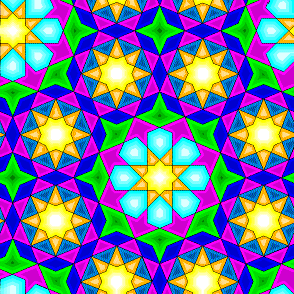
%> input picture DIP/Assignment #3/octone.gif, 294 x 294 px
$ octave q1.m   (GNU Octave 9; MATLAB toolbox functions it lacks are replaced by stand-ins)
%> lines starting %> are read from the running program, lines starting %| are printed output that depends on the picture; in (x1, y1, x2, y2) boxes, pixels count from 0 and x2, y2 are one past the last pixel; in counts of white or black regions, pixels touching at a corner belong together; the program's own positions count from 1
%% By Spatial Transforms

im = imread('octone.gif');
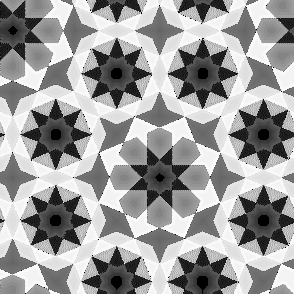
%> im: size 294x294 uint8; min 0, max 255, mean 157.1
im=im2bw(im,0.4);
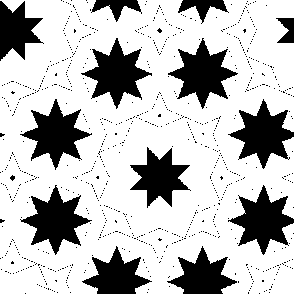
%> im: size 294x294 logical; 74.6% white; 922 black regions (909 under 20 px), largest, box (x1, y1, x2, y2) and area: (168, 38, 238, 109) 2160, (81, 38, 152, 109) 2156, (20, 185, 92, 255) 2156
se = strel('disk',3);
im=imdilate(im,se);
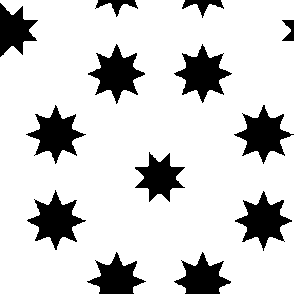
%> im: size 294x294 logical; 82.9% white; 13 black regions, largest, box (x1, y1, x2, y2) and area: (174, 44, 232, 103) 1540, (27, 190, 86, 250) 1536, (234, 105, 294, 164) 1535
imshow(im);

%% By Fourier Domain Transforms

im = imread('octone.gif');

$ run again, with DIP/Assignment #3/ameya.jpg saved as DIP/Assignment #3/octone.gif
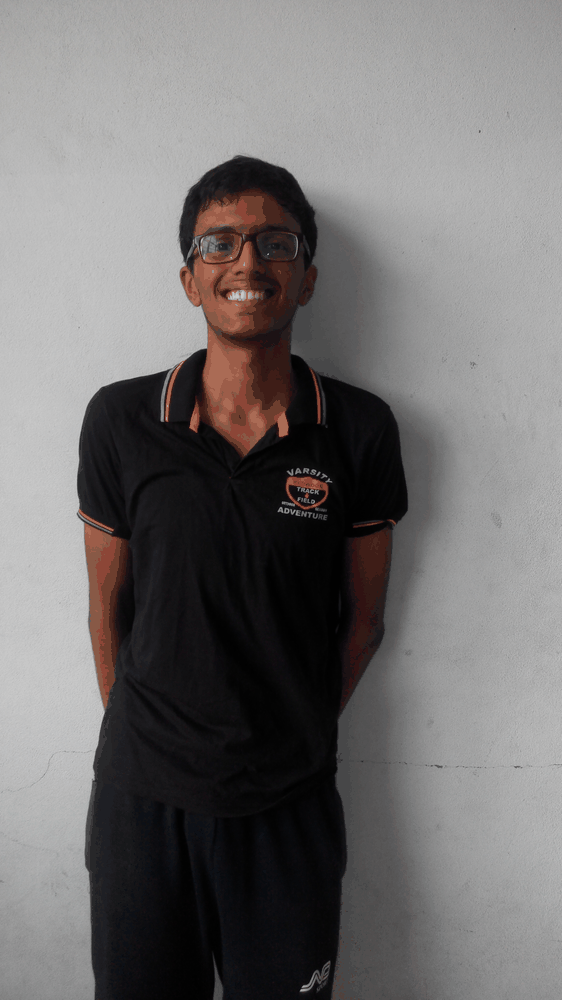
%> input picture DIP/Assignment #3/ameya.jpg, 562 x 1000 px, shrunk from 2304 x 4096 before the run
%> `im=im2bw(im,0.4);`:
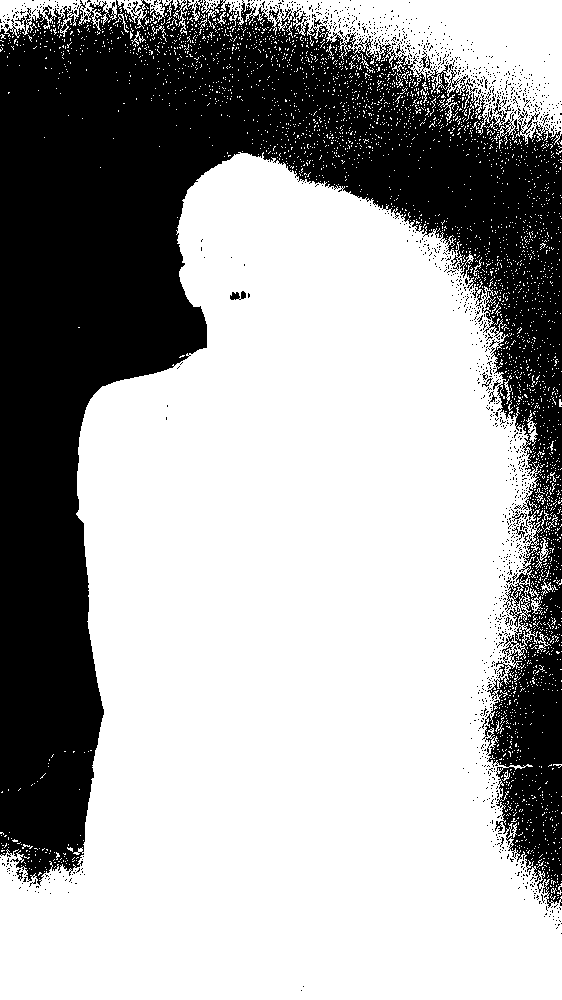
%> im: size 1000x562 logical; 65.2% white; 1351 black regions (1337 under 20 px), largest, box (x1, y1, x2, y2) and area: (0, 0, 562, 908) 191754, (230, 291, 246, 300) 94, (512, 510, 527, 522) 49
%> `im=imdilate(im,se);`:
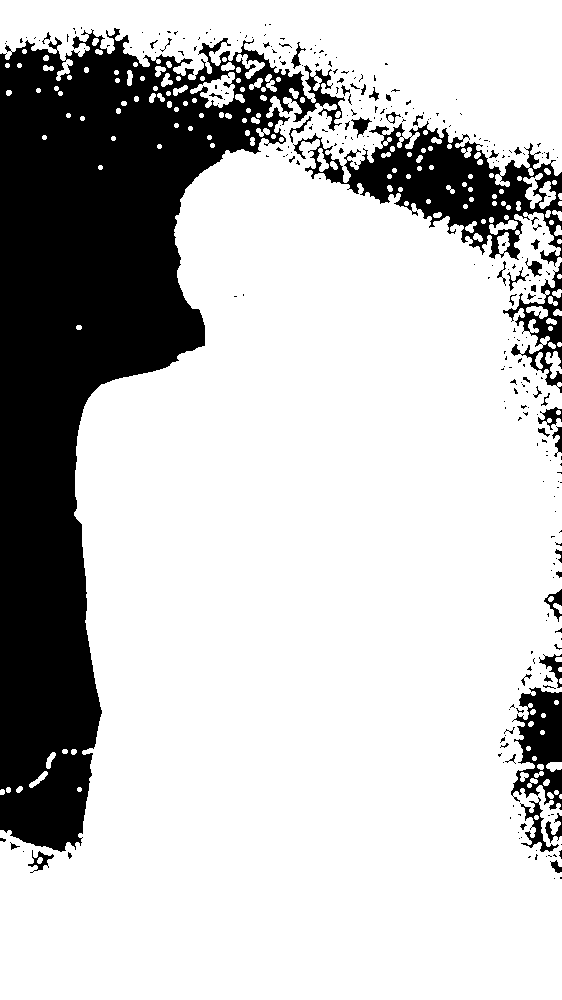
%> im: size 1000x562 logical; 76.7% white; 297 black regions (246 under 20 px), largest, box (x1, y1, x2, y2) and area: (0, 28, 345, 852) 107086, (293, 121, 562, 267) 13404, (511, 687, 562, 810) 3689
